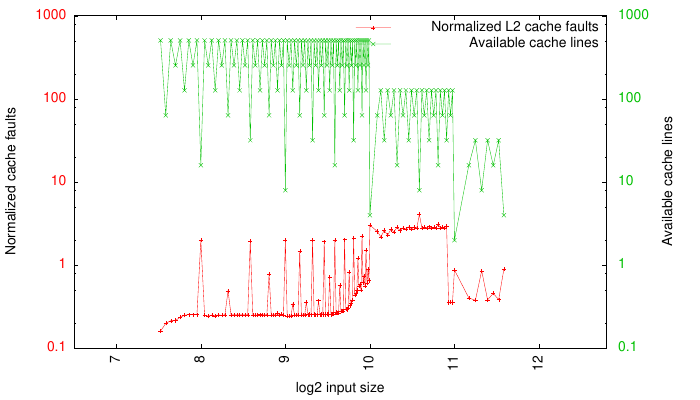

Reproduce this figure in gnuplot.
log2(x) = log(x)/log(2)
max(a,b) = (a > b) ? a : b

L2expect(n) = (n < 180) ? (2 * n * n/8) \
                        : ((n < 1927) ? ((n*n) / 8) * (1 + n) \
                                      : (n*n*n) * (1 + 1/8))

L3expect(n) = (n < 1023) ? (2 * n * n/8) \
                         : ((n*n) / 8) * (1 + n)

set terminal pdf enhanced font "Helvetica, 10" size 7,4
set output "./rowrow_cachepeaks.pdf"

set xlabel "log2 input size"
set xtics 0, 1 rotate
set offset 1, 1

set y2label "Available cache lines"
set ylabel "Normalized cache faults"

set xrange [7.5:11.8]

set ytics nomirror tc lt 1
set y2tics nomirror tc lt 2

set logscale y
set logscale y2

set yrange [0.1:1024]
set y2range [0.1:1024]

#set logscale y2
#set grid my2tics

set key vert right top reverse
set pointsize 1

plot 'rowrow_cachepeaks.dat' using (log2($2)):($12/L2expect($2)) title "Normalized L2 cache faults" axes x1y1 with linespoints, \
     'rowrow_cachepeaks.dat' using (log2($2)):($1) title "Available cache lines" axes x1y2 with linespoints
